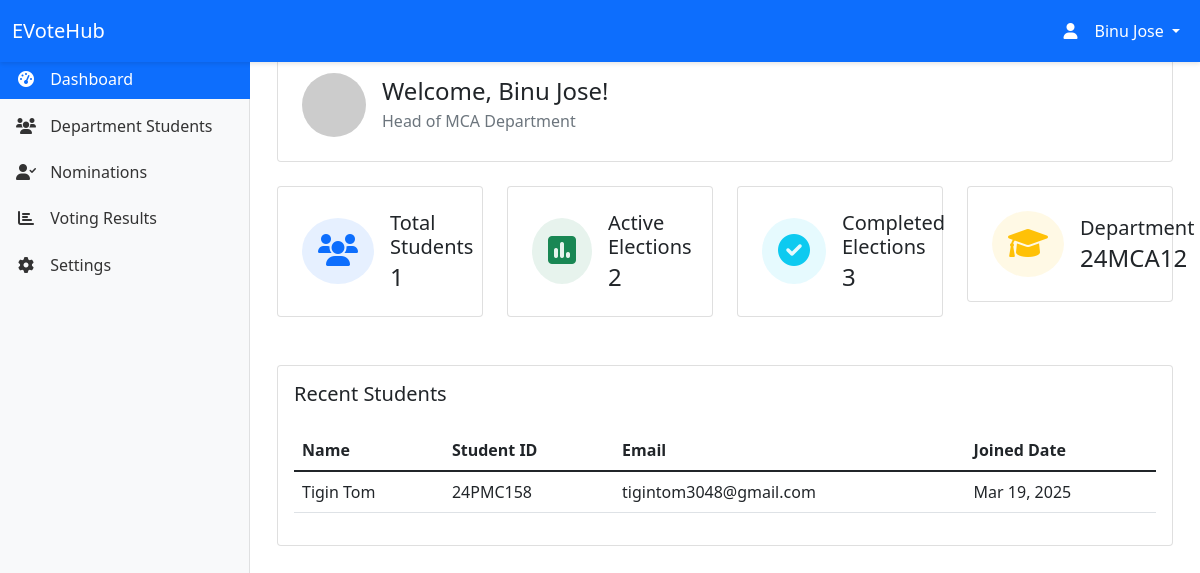
The page /hod/dashboard/ (signed in) on the database as committed earlier.
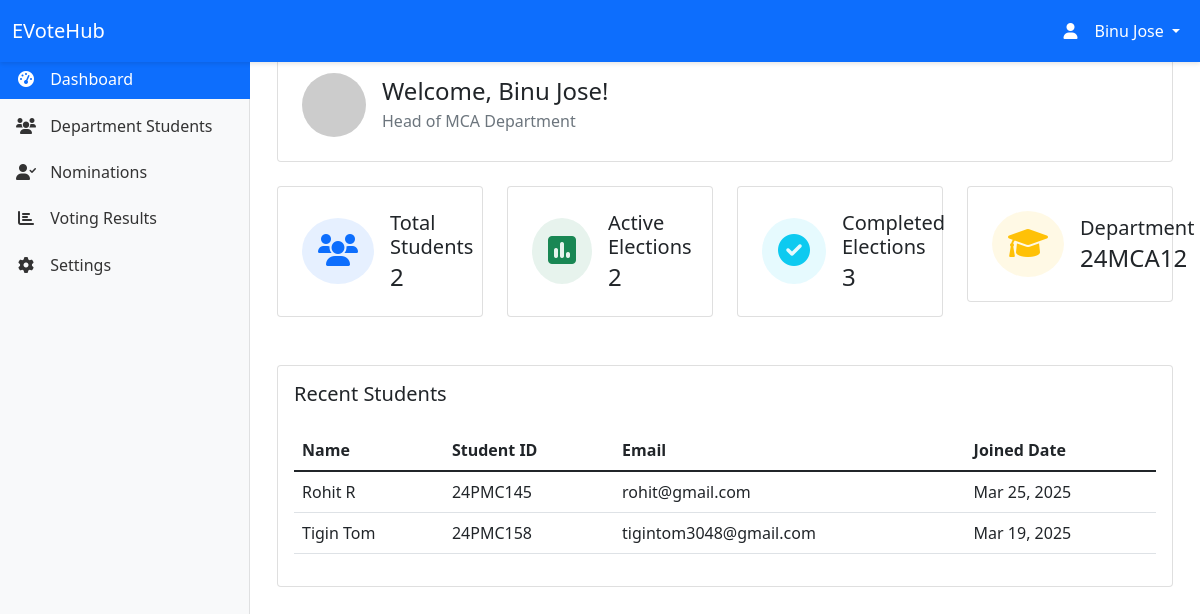
The same page on the database as committed later.
### myapp/models.py (models this page shows, shortened)
class Student(models.Model):
    GENDER_CHOICES = [
        ('M', 'Male'),
        ('F', 'Female')
    ]
    user = models.OneToOneField(User, on_delete=models.CASCADE)
    student_id = models.CharField(max_length=20, unique=True)
    department = models.ForeignKey(Department, on_delete=models.CASCADE)
    gender = models.CharField(max_length=1, choices=GENDER_CHOICES, default='M')
    profile_picture = models.ImageField(upload_to='static/images/profiles/', null=True, blank=True)
    created_at = models.DateTimeField(auto_now_add=True)
    updated_at = models.DateTimeField(auto_now=True)

### myapp/views.py (the view)
# urls.py: path('hod/dashboard/', views.hod_home, name='hod_home'),
@login_required
def hod_home(request):
    try:
        hod = request.user.hod
    except HOD.DoesNotExist:
        messages.error(request, 'Access denied. You are not authorized as a Head of Department.')
        return redirect('home')
    department_students = Student.objects.filter(department=hod.department).select_related('user')
    context = {
        'hod': hod,
        'department': hod.department,
        'total_students': department_students.count(),
        'recent_students': department_students.order_by('-created_at')[:5],
        'active_elections': 2,  # Replace with actual count
        'completed_elections': 3,  # Replace with actual count
    }
    return render(request, 'hod/hod_home.html', context)

### templates/hod/hod_home.html (shortened to what the changed rows need)
{% extends 'hod/base_hod.html' %}
{% block content %}
<div class="container-fluid">
    <div class="row mb-4">
        <div class="col-12">
            <div class="card">
                <div class="card-body p-4">
                    <div class="d-flex align-items-center">
                        <div class="flex-grow-1 ms-3">
                            <h2 class="h4 mb-1">Welcome, {{ request.user.get_full_name }}!</h2>
                        </div>
                    </div>
                </div>
            </div>
        </div>
    </div>
    <div class="row mb-4">
        <div class="col-md-3 mb-4">
            <div class="card">
                <div class="card-body p-4">
                    <div class="d-flex align-items-center">
                        <div class="flex-grow-1 ms-3">
                            <h3 class="h5 mb-1">Total Students</h3>
                            <p class="h4 mb-0">{{ total_students }}</p>
                        </div>
                    </div>
                </div>
            </div>
        </div>
    </div>
    <div class="row">
        <div class="col-12">
            <div class="card">
                <div class="card-body">
                    <div class="table-responsive">
                        <table class="table table-hover">
                            <thead>
                                <tr>
                                    <th>Name</th>
                                    <th>Student ID</th>
                                    <th>Email</th>
                                    <th>Joined Date</th>
                                </tr>
                            </thead>
                            <tbody>
                                {% for student in recent_students %}
                                <tr>
                                    <td>{{ student.user.get_full_name }}</td>
                                    <td>{{ student.student_id }}</td>
                                    <td>{{ student.user.email }}</td>
                                    <td>{{ student.created_at|date:"M d, Y" }}</td>
                                </tr>
                                {% empty %}
                                <tr>
                                    <td colspan="4" class="text-center">No students found.</td>
                                </tr>
                                {% endfor %}
                            </tbody>
                        </table>
                    </div>
                </div>
            </div>
        </div>
    </div>
</div>
{% endblock %}

Rows that differ between the two databases and show on the page:
added Student: user.get_full_name "Rohit R", student_id "24PMC145", user.email "rohit@gmail.com", created_at "Mar 25, 2025"
Other text that changed with them:
{{ total_students }}: "1" → "2"
